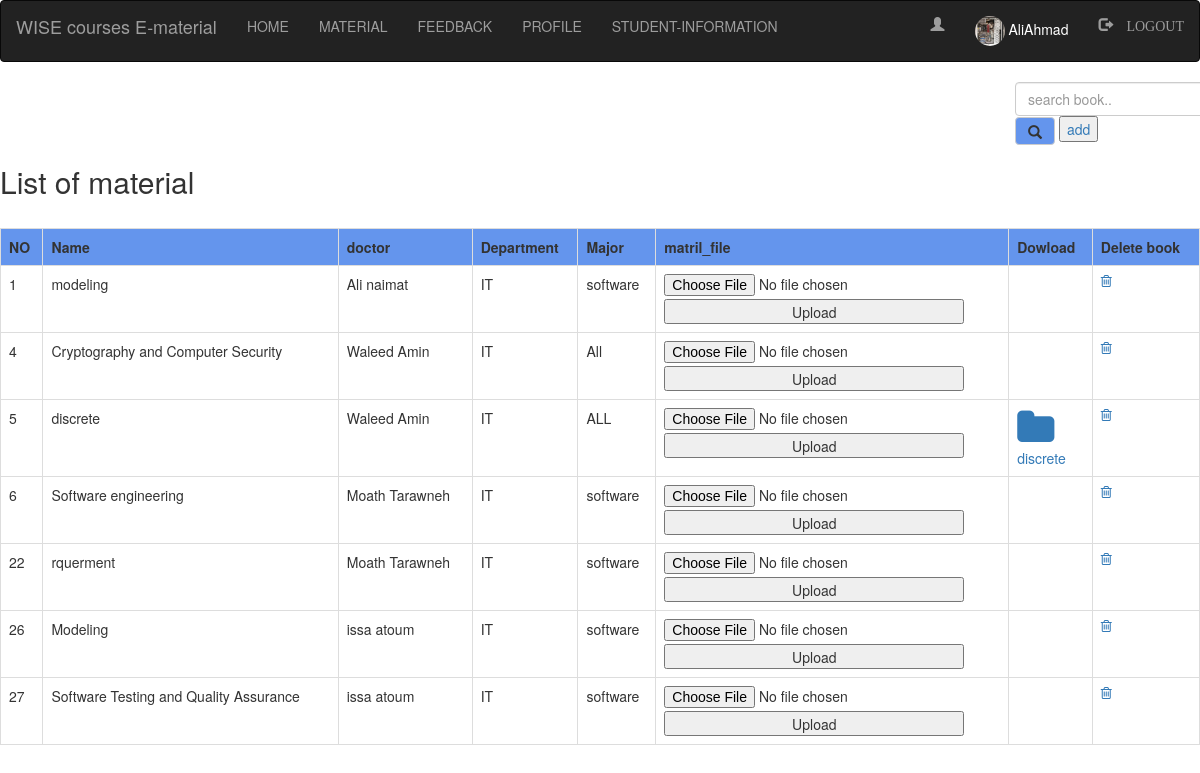
Screenshot of /student/admin/software.php (signed in) with the database file from the repository.
### tables this page shows
CREATE TABLE `material` (
  `bid` int(50) NOT NULL,
  `name` varchar(50) NOT NULL,
  `doctor` varchar(40) NOT NULL,
  `department` varchar(40) NOT NULL,
  `Major` varchar(40) NOT NULL
);

### student/admin/software.php (the view, shortened to what this page needs)
<?php
include "navbar.php";
        ?>
    <!doctype html>
    <html>
        <head>
    <link rel="stylesheet" href="bootstrap/css/bootstrap.min.css">
    <link rel="stylesheet" href="https://cdnjs.cloudflare.com/ajax/libs/font-awesome/4.7.0/css/font-awesome.min.css">
        </head>
        <body >
    <div class="srch">
        <form action="" class="navbar-form" method="post" name="form1">
                <input class="form-control" type="text" name="search"
                placeholder="search book.." required="">
                <button style="background-color:#6495ED;" type="submit" name="submits"
                 class="btn btn-default">
                 <span class="glyphicon glyphicon-search"></span>
                 </button>
                 <button ><a href="add-book.php"style="">add</a></button>
        </form>
    </div>
        <h2>List of material</h2>
    <?php
        if(isset($_POST['submits']))
        {
            $q=mysqli_query($db,"SELECT * FROM material where name like'%$_POST[search]%' ");
            if(mysqli_num_rows($q)==0)
            {
                echo"Soory No book found. Try searching again.";
            }
            else
            {
                echo "<table class='table table-brodered table-hover'>";
                echo"<tr style='background-color:#6495ED;'>";
        echo"<th>"; echo"NO" ; echo "</th>";
        echo"<th>"; echo"Name" ; echo "</th>";
        echo"<th>"; echo"doctor" ; echo "</th>";
        echo"<th>"; echo"Department" ; echo "</th>";
        echo"<th>"; echo"Major" ; echo "</th>";
        echo"<th>"; echo"matril_file" ; echo "</th>";
        echo"<th>"; echo"Download" ; echo "</th>";
        echo"<th>"; echo"Delete book" ; echo "</th>";
        echo"</tr>";
        while($row=mysqli_fetch_assoc($q))
        { $username = $row['name'];
            echo"<tr>";
            echo "<td>"; echo $row['bid'];echo"</td>";
            echo"<td>"; echo $row['name'];echo"</td>";
            echo"<td>"; echo $row['doctor'];echo"</td>";
            echo"<td>"; echo $row['department'];echo"</td>";
            echo"<td>"; echo $row['Major'];echo"</td>";
            echo"<td>";
               }     ?>
                        <form method='post' action='' enctype='multipart/form-data'>
                            <input type='hidden' value='<?= $username ?>' name='username' >
                            <input type="file" name="file" id="file" >
                            <input type='submit' name='submit' value='Upload'>
                        </form>
                        <?php
                echo"</td>";
            echo"<td>";
            $dirpath = "uploads/".$username;
            $files = array();
            $files = glob($dirpath);
            usort($files, function($x, $y) {
                return filemtime($x) < filemtime($y);
            });
            echo "<div>";
            foreach($files as $item){
                echo "<div class='filethumb'>";
                echo "<a href='" .$item. "' target='_blank'><div><i class='fa fa-folder' style='font-size: 40px;'></i></div>";
                echo "<div>" . str_replace("uploads/", "", $item) . "</div></a>";
                echo "<a href='?filestorage&delete=" .str_replace("uploads/", "", $item). "'><div style='color: red; margin-top: 20px; font-size: 10px;'><i class='fa fa-trash'></i> Delete</div></a>";
                echo "</div>";
                echo"<td>"; 'Delete book';echo"</td>";
            }
            echo"</table>";
        }
        }
        else
        {
        $fetch_user=mysqli_query($db,"SELECT*FROM material WHERE Major='software' OR Major='all'");
        echo "<table class='table table-bordered table-hover'>";
        echo"<tr style='background-color:#6495ED;'>";
        echo "<table class='table table-bordered table-hover'>";
        echo"<tr style='background-color:#6495ED;'>";
        echo"<th>"; echo"NO" ; echo "</th>";
        echo"<th>"; echo"Name" ; echo "</th>";
        echo"<th>"; echo"doctor" ; echo "</th>";
        echo"<th>"; echo"Department" ; echo "</th>";
        echo"<th>"; echo"Major" ; echo "</th>";
        echo"<th>"; echo"matril_file" ; echo "</th>";
        echo"<th>"; echo"Dowload" ; echo "</th>";
        echo"<th>"; echo"Delete book" ; echo "</th>";
            echo"</tr>";
            while($row = mysqli_fetch_assoc($fetch_user)){
                $username = $row['name'];
                echo"<tr>";
                echo "<td>"; echo $row['bid'];echo"</td>";
                echo"<td>"; echo $row['name'];echo"</td>";
                echo"<td>"; echo $row['doctor'];echo"</td>";
                echo"<td>"; echo $row['department'];echo"</td>";
                echo"<td>"; echo $row['Major'];echo"</td>";
                echo"<td>";
                ?>
                        <form method='post' action='' enctype='multipart/form-data'>
                            <input type="file" name="file" id="file" >
                            <input type='submit' name='submit' value='Upload'>
                        </form>
                <?php
                echo"</td>";
                echo"<td>";
                $dirpath = "uploads/".$username ;
    $files = glob($dirpath);
    usort($files, function($x, $y) {
        return filemtime($x) < filemtime($y);
    });
    echo "<div>";
    foreach($files as $item){
        echo "<div class='filethumb'>";
        echo "<a href='" .$item. "' target='_blank'><div><i class='fa fa-folder' style='font-size: 40px;'></i></div>";
        echo "<div>" . str_replace("uploads/", "", $item) . "</div></a>";
        echo "</div>";
    }
                echo"</td>";
                echo "<td>";?>
                <a href="delete-book.php?bid=<?php echo $row["bid"]; ?> "><i class="fa fa-trash-o"></i></a><?php
                echo "</td>";
            }
                echo"</table>";
                 }?>

### student/admin/style.css (style rules this page uses)
* { margin: 0; }
html, body, div, span, object, iframe, h1, h2, h3, h4, h5, h6, p, blockquote, pre, abbr, address, cite, code, del, dfn, em, img, ins, kbd, q, samp, small, strong, sub, sup, var, b, i, dl, dt, dd, ol, ul, li, fieldset, form, label, legend, table, caption, tbody, tfoot, thead, tr, th, td, article, aside, canvas, details, figcaption, figure, footer, header, hgroup, menu, nav, section, summary, time, mark, audio, video { margin:0; padding:0; border:0; outline:0; font-size:100%; vertical-align:baseline; background:transparent; s }
body { line-height:1px; }
a { margin:0; padding:0; font-size:100%; vertical-align:baseline; background:transparent; }
table { border-collapse:collapse; border-spacing:0; }
input, select { vertical-align:middle; }
input { height: 25px; width: 300px; }
a { color: red; }

### student/admin/software.php (style rules this page uses)
.srch { padding-left:1000px; }

### rows the page displays
material: bid "1", name "modeling", doctor "Ali naimat", department "IT", Major "software"
material: bid "4", name "Cryptography and Computer Security", doctor "Waleed Amin", department "IT", Major "All"
material: bid "5", name "discrete", doctor "Waleed Amin", department "IT", Major "ALL"
material: bid "6", name "Software engineering", doctor "Moath Tarawneh", department "IT", Major "software"
material: bid "22", name "rquerment", doctor "Moath Tarawneh", department "IT", Major "software"
material: bid "26", name "Modeling", doctor "issa atoum", department "IT", Major "software"
material: bid "27", name "Software Testing and Quality Assurance", doctor "issa atoum", department "IT", Major "software"

### other values shown
$_SESSION['login_user'] "AliAhmad"
